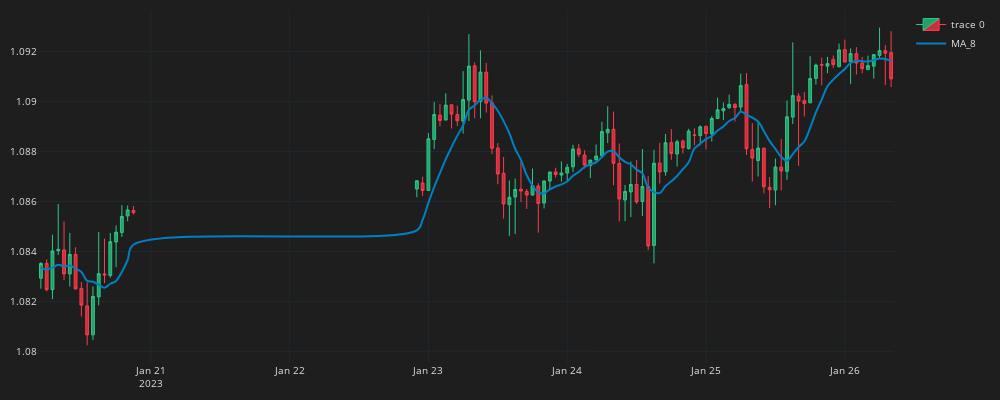

Write notebook code for a chart like this one.
### Code cell
fig = go.Figure()
fig.add_trace(go.Candlestick(
    x=df_plot.time, open=df_plot.mid_o, high=df_plot.mid_h, low=df_plot.mid_l, close=df_plot.mid_c,
    line=dict(width=1), opacity=1,
    increasing_fillcolor='#24A06B',
    decreasing_fillcolor="#CC2E3C",
    increasing_line_color='#2EC886',
    decreasing_line_color='#FF3A4C'
))
fig.add_trace(go.Scatter(
    x=df_plot.time,
    y=df_plot.MA_8,
    line=dict(color="#027FC3", width=2),
    line_shape='spline',
    name='MA_8'
    ))
fig.update_layout(width=1000,height=400,
                  margin=dict(l=10,b=10,t=10),
                  font=dict(size=10,color="#e1e1e1"),
                  paper_bgcolor="#1e1e1e",
                  plot_bgcolor="#1e1e1e")
fig.update_xaxes(
    gridcolor="#1f292f",
    showgrid=True,fixedrange=True,rangeslider=dict(visible=False)
)
fig.update_yaxes(
    gridcolor="#1f292f",
    showgrid=True,
)
fig.show()
